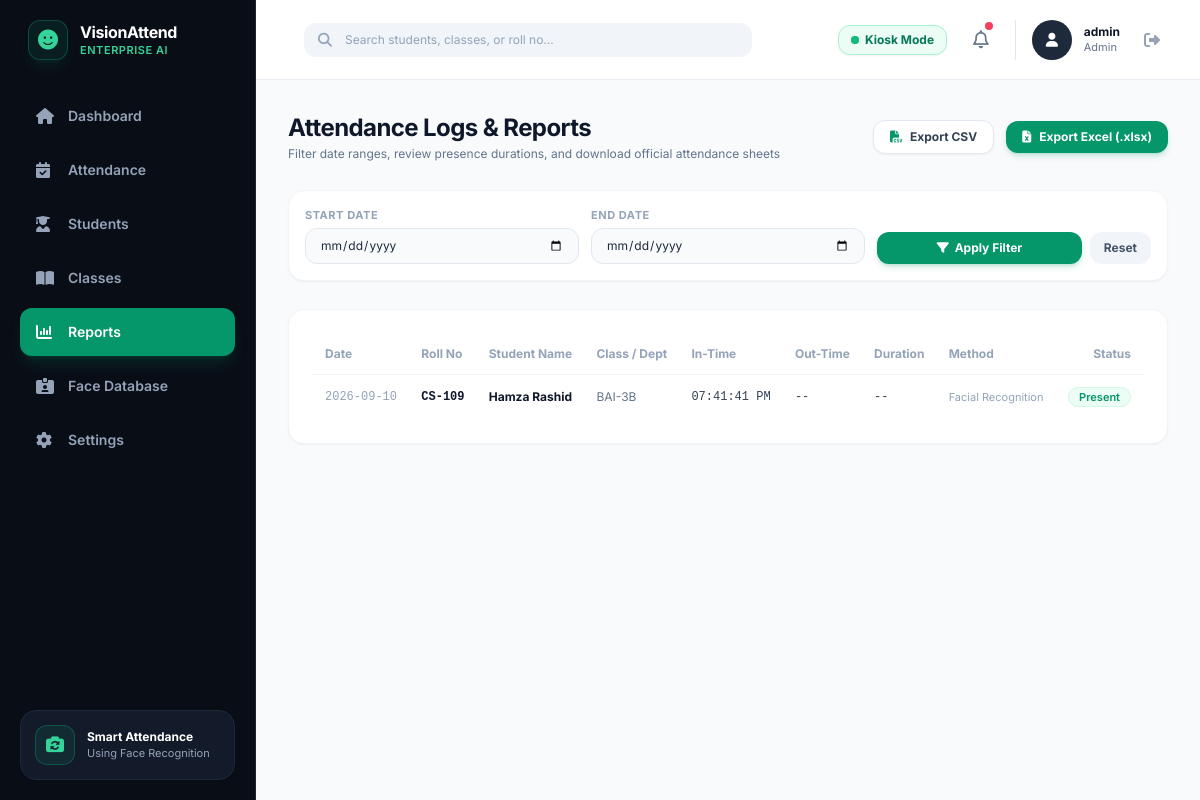
The app's page /reports (signed in), older data.
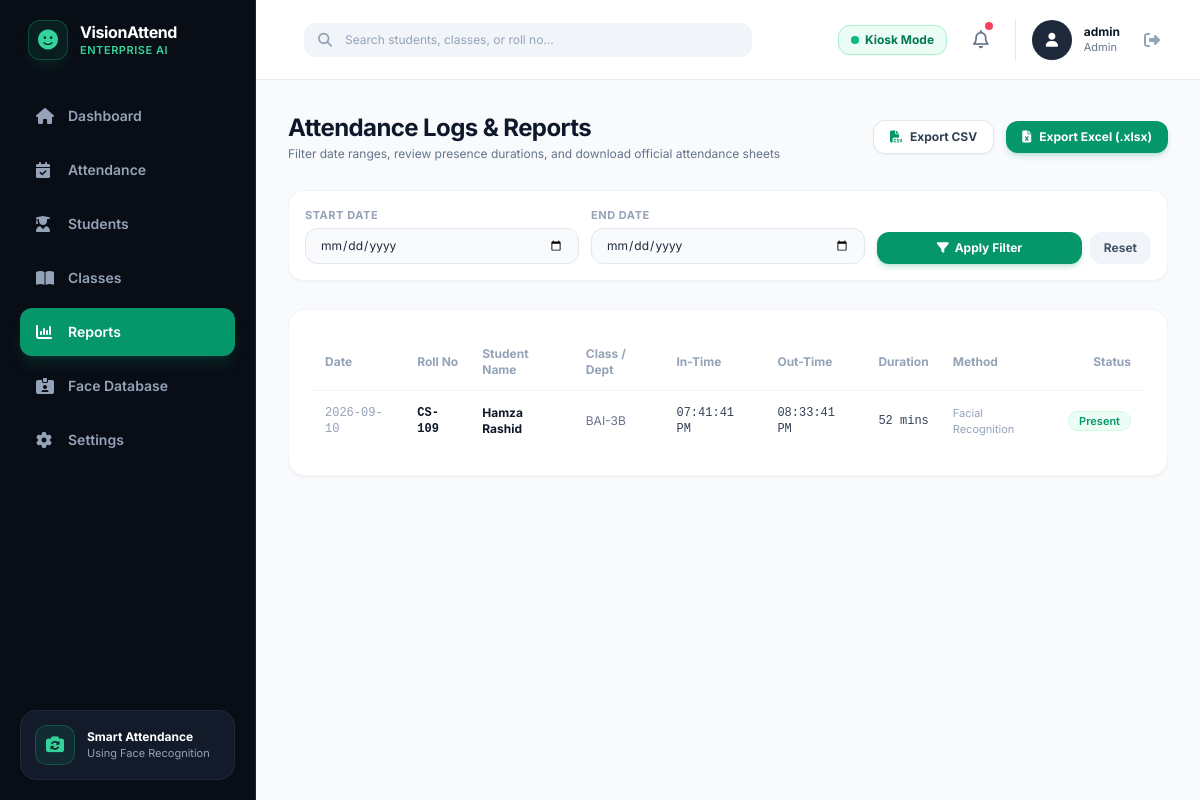
The same page, newer data.
### src/database.py (models this page shows, shortened)
class Attendance(db.Model):
    __tablename__ = 'attendance'
    id = db.Column(db.Integer, primary_key=True)
    student_id = db.Column(db.String(50), db.ForeignKey('students.student_id'), nullable=False, index=True)
    date = db.Column(db.Date, default=date.today, index=True)                       # e.g., 2026-09-09
    in_time = db.Column(db.String(20), nullable=True)                               # e.g., "10:22:15 AM"
    out_time = db.Column(db.String(20), nullable=True)                              # e.g., "01:30:10 PM"
    duration_minutes = db.Column(db.Integer, default=0)                             # Total duration in minutes
    status = db.Column(db.String(20), default="Present")                            # "Present", "Absent", "Late"
    verification_method = db.Column(db.String(50), default="Facial Recognition")
    created_at = db.Column(db.DateTime, default=datetime.utcnow)

class Student(db.Model):
    __tablename__ = 'students'
    id = db.Column(db.Integer, primary_key=True)
    student_id = db.Column(db.String(50), unique=True, nullable=False, index=True)  # e.g., "CS-001"
    name = db.Column(db.String(100), nullable=False)                                # e.g., "Ali Raza"
    department = db.Column(db.String(100), default="BCS - 1A")                      # Class / Department code
    email = db.Column(db.String(120), nullable=True)
    sample_image = db.Column(db.String(255), nullable=True)
    created_at = db.Column(db.DateTime, default=datetime.utcnow)
    attendances = db.relationship('Attendance', backref='student', lazy=True, cascade="all, delete-orphan")

### app.py (the view)
@app.route('/reports')
@admin_required
def reports():
    start_date_str = request.args.get('start_date', '')
    end_date_str = request.args.get('end_date', '')
    query = Attendance.query
    if start_date_str:
        try:
            start_date = datetime.strptime(start_date_str, "%Y-%m-%d").date()
            query = query.filter(Attendance.date >= start_date)
        except ValueError:
            pass
    if end_date_str:
        try:
            end_date = datetime.strptime(end_date_str, "%Y-%m-%d").date()
            query = query.filter(Attendance.date <= end_date)
        except ValueError:
            pass
    records = query.order_by(Attendance.date.desc(), Attendance.id.desc()).all()
    return render_template('reports.html', active_page='reports', records=records,
                           start_date=start_date_str, end_date=end_date_str)

### templates/reports.html (shortened to what this page needs)
{% extends "base.html" %}
{% block content %}
<div class="space-y-7">
    <div class="flex flex-col sm:flex-row items-start sm:items-center justify-between gap-4">
        <div>
            <h1 class="text-2xl font-bold text-slate-900 tracking-tight">Attendance Logs & Reports</h1>
            <p class="text-xs text-slate-500 mt-0.5">Filter date ranges, review presence durations, and download official attendance sheets</p>
        </div>
        <div class="flex items-center space-x-3">
            <a href="{{ url_for('export_csv', start_date=start_date, end_date=end_date) }}"
               class="px-4 py-2 bg-white hover:bg-slate-50 border border-slate-200 text-slate-700 text-xs font-bold rounded-xl shadow-sm transition-all flex items-center gap-2">
                <i class="fa-solid fa-file-csv text-emerald-600"></i> Export CSV
            </a>
            <a href="{{ url_for('export_excel', start_date=start_date, end_date=end_date) }}"
               class="px-4 py-2 bg-emerald-600 hover:bg-emerald-700 text-white text-xs font-bold rounded-xl shadow-md shadow-emerald-600/20 transition-all flex items-center gap-2">
                <i class="fa-solid fa-file-excel"></i> Export Excel (.xlsx)
            </a>
        </div>
    </div>
    <div class="bg-white rounded-2xl p-4 border border-slate-100 shadow-sm">
        <form method="GET" action="{{ url_for('reports') }}" class="grid grid-cols-1 sm:grid-cols-12 gap-3 items-end">
            <div class="sm:col-span-4">
                <label class="block text-[11px] font-bold uppercase tracking-wider text-slate-400 mb-1">Start Date</label>
                <input type="date" name="start_date" value="{{ start_date }}"
                       class="w-full bg-[#F8FAFC] border border-slate-200 rounded-xl px-3.5 py-2 text-xs text-slate-800 focus:outline-none focus:ring-2 focus:ring-emerald-500/20">
            </div>
            <div class="sm:col-span-4">
                <label class="block text-[11px] font-bold uppercase tracking-wider text-slate-400 mb-1">End Date</label>
                <input type="date" name="end_date" value="{{ end_date }}"
                       class="w-full bg-[#F8FAFC] border border-slate-200 rounded-xl px-3.5 py-2 text-xs text-slate-800 focus:outline-none focus:ring-2 focus:ring-emerald-500/20">
            </div>
            <div class="sm:col-span-4 flex items-center space-x-2">
                <button type="submit" class="w-full py-2 bg-emerald-600 hover:bg-emerald-700 text-white text-xs font-bold rounded-xl shadow-md shadow-emerald-600/20 transition-all flex items-center justify-center gap-1.5">
                    <i class="fa-solid fa-filter"></i> Apply Filter
                </button>
                <a href="{{ url_for('reports') }}" class="py-2 px-3.5 bg-slate-100 hover:bg-slate-200 text-slate-600 text-xs font-bold rounded-xl transition-all">
                    Reset
                </a>
            </div>
        </form>
    </div>
    <div class="bg-white rounded-2xl border border-slate-100 shadow-sm overflow-hidden p-6">
        <div class="overflow-x-auto">
            <table class="w-full text-left text-xs">
                <thead>
                    <tr class="text-slate-400 font-semibold border-b border-slate-100 pb-2">
                        <th class="py-3 px-3">Date</th>
                        <th class="py-3 px-3">Roll No</th>
                        <th class="py-3 px-3">Student Name</th>
                        <th class="py-3 px-3">Class / Dept</th>
                        <th class="py-3 px-3">In-Time</th>
                        <th class="py-3 px-3">Out-Time</th>
                        <th class="py-3 px-3">Duration</th>
                        <th class="py-3 px-3">Method</th>
                        <th class="py-3 px-3 text-right">Status</th>
                    </tr>
                </thead>
                <tbody class="divide-y divide-slate-50 text-slate-700">
                    {% for rec in records %}
                    <tr class="hover:bg-slate-50/70 transition-colors">
                        <td class="py-3.5 px-3 font-mono text-slate-400">{{ rec.date.strftime('%Y-%m-%d') }}</td>
                        <td class="py-3.5 px-3 font-mono font-bold text-slate-900">{{ rec.student_id }}</td>
                        <td class="py-3.5 px-3 font-bold text-slate-900">{{ rec.student.name if rec.student else 'Unknown' }}</td>
                        <td class="py-3.5 px-3 text-slate-500">{{ rec.student.department if rec.student else 'N/A' }}</td>
                        <td class="py-3.5 px-3 font-mono text-slate-700">{{ rec.in_time or '--' }}</td>
                        <td class="py-3.5 px-3 font-mono text-slate-700">{{ rec.out_time or '--' }}</td>
                        <td class="py-3.5 px-3 font-mono text-slate-700">
                            {% if rec.duration_minutes > 0 %}
                            {{ rec.duration_minutes }} mins
                            {% else %}
                            --
                            {% endif %}
                        </td>
                        <td class="py-3.5 px-3 text-slate-400 text-[11px]">{{ rec.verification_method }}</td>
                        <td class="py-3.5 px-3 text-right">
                            {% if rec.status == 'Present' %}
                            <span class="px-2.5 py-0.5 rounded-full text-[11px] font-semibold bg-emerald-50 text-emerald-600 border border-emerald-100">
                                Present
                            </span>
                            {% else %}
                            <span class="px-2.5 py-0.5 rounded-full text-[11px] font-semibold bg-rose-50 text-rose-600 border border-rose-100">
                                Absent
                            </span>
                            {% endif %}
                        </td>
                    </tr>
                    {% else %}
                    <tr>
                        <td colspan="9" class="py-10 text-center text-slate-400 text-xs">
                            No attendance records match the selected date filter.
                        </td>
                    </tr>
                    {% endfor %}
                </tbody>
            </table>
        </div>
    </div>
</div>
{% endblock %}

Row changes from the older to the newer data that the page shows:
changed Attendance "CS-109": out_time "--" → "08:33:41 PM"; duration_minutes (not shown) → "52"; duration_minutes "--" → "mins"
